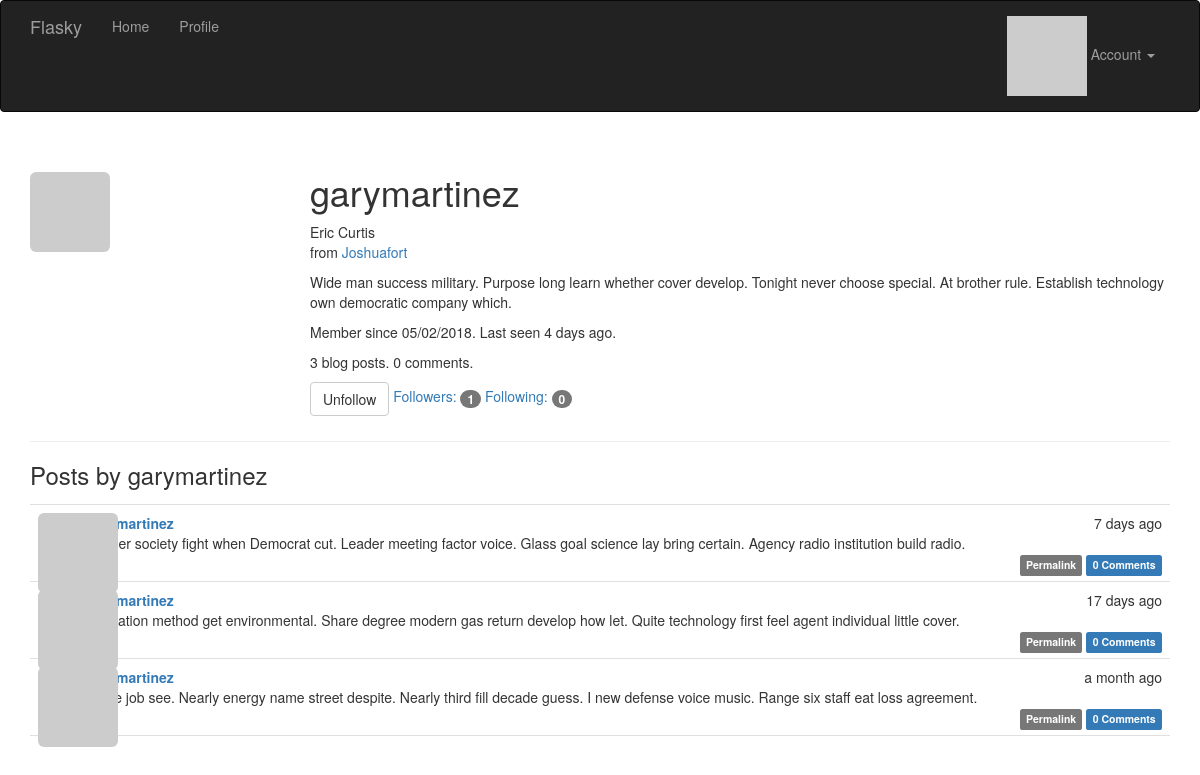
Page /user/garymartinez (signed in) on the committed database.
### app/models.py (models this page shows, shortened)
class User(db.Model, UserMixin):
    __tablename__ = 'users'
    id = db.Column(db.Integer, primary_key=True)    # 用户id
    email = db.Column(db.String(64), unique=True, index=True)   # email地址
    username = db.Column(db.String(64), unique=True, index=True)    # 用户名
    password_hash = db.Column(db.String(128))   # 散列的密码
    role_id = db.Column(db.Integer, db.ForeignKey('roles.id'))  # 角色id
    confirmed = db.Column(db.Boolean, default=False)    # 是否确认邮箱
    name = db.Column(db.String(64))     # 真实姓名
    location = db.Column(db.String(64))     # 所在地
    about_me = db.Column(db.Text())     # 自我介绍
    member_since = db.Column(db.DateTime(), default=datetime.utcnow)    # 注册时间
    last_seen = db.Column(db.DateTime(), default=datetime.utcnow)   # 上次登录时间
    avatar_hash = db.Column(db.String(32))      # 用于存储用户邮箱地址的hash值 便于获取头像
    posts = db.relationship('Post', backref='author', lazy='dynamic')
    followed = db.relationship('Follow',
                               foreign_keys=[Follow.follower_id],
                               backref=db.backref('follower', lazy='joined'),
                               lazy='dynamic',
                               cascade='all, delete-orphan')
    followers = db.relationship('Follow',
                                foreign_keys=[Follow.followed_id],
                                backref=db.backref('followed', lazy='joined'),
                                lazy='dynamic',
                                cascade='all, delete-orphan')
    comments = db.relationship('Comment', backref='author', lazy='dynamic')
    @property
    def password(self):
        raise AttributeError('password is not a readable attribute')
    def can(self, permissions):
        return self.role is not None and (self.role.permissions & permissions) == permissions   # 做与操作即可判断
    def is_administrator(self):
        return self.can(Permission.ADMINISTER)
    def ping(self):
        self.last_seen = datetime.utcnow()
        db.session.add(self)
    def gravatar_hash(self):
        return hashlib.md5(self.email.encode('utf-8')).hexdigest()
    def gravatar(self, size=100, default='identicon', rating='g'):
        if request.is_secure:
            url = 'https://secure.gravatar.com/avatar'
        else:
            url = 'https://www.gravatar.com/avatar'
        hash = self.avatar_hash or self.gravatar_hash()
        return '{url}/{hash}?s={size}&d={default}&r={rating}'.format(
            url=url, hash=hash, size=size, default=default, rating=rating)
    def is_following(self, user):
        return self.followed.filter_by(followed_id=user.id).first() is not None

class Post(db.Model):
    __tablename__ = 'posts'
    id = db.Column(db.Integer, primary_key=True)
    body = db.Column(db.Text)
    body_html = db.Column(db.Text)
    timestamp = db.Column(db.DateTime, index=True, default=datetime.utcnow)
    author_id = db.Column(db.Integer, db.ForeignKey('users.id'))
    comments = db.relationship('Comment', backref='post', lazy='dynamic')

### app/main/views.py (the view)
@main.route('/user/<username>')
def user(username):
    user = User.query.filter_by(username=username).first_or_404()
    posts = user.posts.order_by(Post.timestamp.desc()).all()
    return render_template('user.html', user=user, posts=posts)

### app/auth/views.py (called while the page is built)
@auth.before_app_request
def before_request():
    if current_user.is_authenticated:
        current_user.ping()     # 在每个用户登录时获取登录时间
        if not current_user.confirmed \
                and request.endpoint \
                and request.blueprint != 'auth' \
                and request.endpoint != 'static':
            return redirect(url_for('auth.unconfirmed'))

### app/main/__init__.py (called while the page is built)
@main.app_context_processor
def inject_permissions():
    return dict(Permission=Permission)

### app/models.py (called while the page is built)
@login_manager.user_loader
def load_user(user_id):
    return User.query.get(int(user_id))

### app/templates/user.html (shortened to what this page needs)
{% extends "base.html" %}
{% import "_macros.html" as macros %}
{% block page_content %}
<div class="page-header">
    <img class="img-rounded profile-thumbnail" src="{{ user.gravatar(size=256) }}">
    <div class="profile-header">
        <h1>{{ user.username }}</h1>
        {% if user.name or user.location %}
        <p>
            {% if user.name %}{{ user.name }}<br>{% endif %}
            {% if user.location %}
                from <a href="http://maps.google.com/?q={{ user.location }}">{{ user.location }}</a><br>
            {% endif %}
        </p>
        {% endif %}
        {% if user.about_me %}<p>{{ user.about_me }}</p>{% endif %}
        <p>Member since {{ moment(user.member_since).format('L') }}. Last seen {{ moment(user.last_seen).fromNow() }}.</p>
        <p>{{ user.posts.count() }} blog posts. {{ user.comments.count() }} comments.</p>
        <p>
            {% if current_user.can(Permission.FOLLOW) and user != current_user %}
                {% if not current_user.is_following(user) %}
                <a href="{{ url_for('.follow', username=user.username) }}" class="btn btn-primary">Follow</a>
                {% else %}
                <a href="{{ url_for('.unfollow', username=user.username) }}" class="btn btn-default">Unfollow</a>
                {% endif %}
            {% endif %}
            <a href="{{ url_for('.followers', username=user.username) }}">Followers: <span class="badge">{{ user.followers.count() -1 }}</span></a>
            <a href="{{ url_for('.followed_by', username=user.username) }}">Following: <span class="badge">{{ user.followed.count() -1 }}</span></a>
        </p>
    </div>
</div>
    <h3>Posts by {{ user.username }}</h3>
    {% include '_post.html' %}
{% endblock %}

### app/templates/_post.html (shortened to what this page needs)
<ul class="posts">
    {% for post in posts %}
    <li class="post">
        <div class="post-thumbnail">
            <a href="{{ url_for('.user', username=post.author.username) }}">
                <img class="img-rounded profile-thumbnail" src="{{ post.author.gravatar(size=40) }}">
            </a>
        </div>
        <div class="post-content">
            <div class="post-date">{{ moment(post.timestamp).fromNow() }}</div>
            <div class="post-author"><a href="{{ url_for('.user', username=post.author.username) }}">{{ post.author.username }}</a></div>
            <div class="post-body">
                {% if post.body_html %}
                    {{ post.body_html | safe }}
                {% else %}
                    {{ post.body }}
                {% endif %}
            </div>
            <div class="post-footer">
                <a href="{{ url_for('.post', id=post.id) }}">
                    <span class="label label-default">Permalink</span>
                </a>
                <a href="{{ url_for('.post', id=post.id) }}#comments">
                    <span class="label label-primary">{{ post.comments.count() }} Comments</span>
                </a>
            </div>
        </div>
    </li>
    {% endfor %}
</ul>

### app/static/styles.css (style rules this page uses)
.profile-thumbnail { position: absolute; }
.profile-header { min-height: 260px; margin-left: 280px; }
ul.posts { list-style-type: none; padding: 0px; margin: 16px 0px 0px 0px; border-top: 1px solid #e0e0e0; }
ul.posts li.post { padding: 8px; border-bottom: 1px solid #e0e0e0; }
div.post-date { float: right; }
div.post-author { font-weight: bold; }
div.post-thumbnail { position: absolute; }
div.post-content { margin-left: 48px; min-height: 48px; }
div.post-footer { text-align: right; }

### rows in the picture
User: username "garymartinez", name "Eric Curtis", location "Joshuafort", about_me "Wide man success military. Purpose long learn whether cover develop. Tonight never choose special. At brother rule. Establish technology own democratic company which.", member_since "05/02/2018", last_seen "4 days ago"
Post: timestamp "7 days ago", author.username "garymartinez", body "Former society fight when Democrat cut. Leader meeting factor voice. Glass goal science lay bring certain. Agency radio institution build radio.", comments.count "0"
Post: timestamp "17 days ago", author.username "garymartinez", body "Education method get environmental. Share degree modern gas return develop how let. Quite technology first feel agent individual little cover.", comments.count "0"
Post: timestamp "a month ago", author.username "garymartinez", body "Prove job see. Nearly energy name street despite. Nearly third fill decade guess. I new defense voice music. Range six staff eat loss agreement.", comments.count "0"

### other values in the picture
{{ user.posts.count() }} "3"
{{ user.comments.count() }} "0"
{{ user.followers.count() -1 }} "1"
{{ user.followed.count() -1 }} "0"
